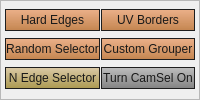
             <widget class="QFrame" name="frame_selectTools">
              <property name="sizePolicy">
               <sizepolicy hsizetype="Preferred" vsizetype="Preferred">
                <horstretch>0</horstretch>
                <verstretch>0</verstretch>
               </sizepolicy>
              </property>
              <property name="minimumSize">
               <size>
                <width>0</width>
                <height>0</height>
               </size>
              </property>
              <property name="maximumSize">
               <size>
                <width>16777215</width>
                <height>16777215</height>
               </size>
              </property>
              <property name="font">
               <font>
                <family>Segoe UI</family>
               </font>
              </property>
              <property name="styleSheet">
               <string notr="true">QPushButton{ 
 border:1px solid rgb(30,30,30);
background-color: qlineargradient(spread:pad, x1:1, y1:1, x2:1, y2:0, stop:0 rgba(189, 118, 57, 225), stop:1 rgba(235, 158, 108, 195));
color:rgb(25,25,25);}
QPushButton:hover{ 
 border:1px solid rgb(30,30,30);
background-color: qlineargradient(spread:pad, x1:1, y1:1, x2:1, y2:0, stop:0 rgba(189, 118, 57, 225), stop:1 rgba(255, 178, 128, 195));
color:rgb(25,25,25);}
QPushButton:pressed{ 
 border:1px solid rgb(30,30,30);
background-color: qlineargradient(spread:pad, x1:1, y1:1, x2:1, y2:0, stop:0 rgba(235, 158, 108, 195), stop:1 rgba( 189, 118, 57, 225));
color:rgb(25,25,25);}</string>
              </property>
              <property name="frameShape">
               <enum>QFrame::StyledPanel</enum>
              </property>
              <property name="frameShadow">
               <enum>QFrame::Raised</enum>
              </property>
              <layout class="QGridLayout" name="gridLayout_2">
               <property name="leftMargin">
                <number>4</number>
               </property>
               <property name="topMargin">
                <number>2</number>
               </property>
               <property name="rightMargin">
                <number>4</number>
               </property>
               <property name="bottomMargin">
                <number>4</number>
               </property>
               <property name="spacing">
                <number>1</number>
               </property>
               <item row="2" column="1">
                <widget class="QPushButton" name="btn_toggleCamSel">
                 <property name="minimumSize">
                  <size>
                   <width>0</width>
                   <height>17</height>
                  </size>
                 </property>
                 <property name="maximumSize">
                  <size>
                   <width>16777215</width>
                   <height>22</height>
                  </size>
                 </property>
                 <property name="font">
                  <font>
                   <family>Segoe UI</family>
                  </font>
                 </property>
                 <property name="cursor">
                  <cursorShape>PointingHandCursor</cursorShape>
                 </property>
                 <property name="statusTip">
                  <string>Toggle camera based selection.</string>
                 </property>
                 <property name="styleSheet">
                  <string notr="true">*.QPushButton{ 
background-color: qlineargradient(spread:pad, x1:1, y1:1, x2:1, y2:0, stop:0 rgba(115, 115, 115, 225), stop:1 rgba(175,175, 175, 195));
border:1px solid rgb(30,30,30);
color: rgb( 25,25,25 );
}
*.QPushButton:hover{ 
background-color: qlineargradient(spread:pad, x1:1, y1:1, x2:1, y2:0, stop:0 rgba(135, 135, 135, 225), stop:1 rgba(195,195, 195, 195));
border:1px solid rgb(30,30,30);
color: rgb( 25,25,25 );
}
*.QPushButton:pressed{ 
background-color: qlineargradient(spread:pad, x1:1, y1:1, x2:1, y2:0, stop:0 rgba(175, 175, 175, 195), stop:1 rgba(115,115, 115, 225));
border:1px solid rgb(30,30,30);
color: rgb( 25,25,25 );
}</string>
                 </property>
                 <property name="text">
                  <string>Turn CamSel On</string>
                 </property>
                </widget>
               </item>
               <item row="2" column="0">
                <widget class="QPushButton" name="btn_NEdgeSelector">
                 <property name="minimumSize">
                  <size>
                   <width>0</width>
                   <height>17</height>
                  </size>
                 </property>
                 <property name="maximumSize">
                  <size>
                   <width>16777215</width>
                   <height>22</height>
                  </size>
                 </property>
                 <property name="font">
                  <font>
                   <family>Segoe UI</family>
                  </font>
                 </property>
                 <property name="cursor">
                  <cursorShape>PointingHandCursor</cursorShape>
                 </property>
                 <property name="statusTip">
                  <string>Select every N edge.</string>
                 </property>
                 <property name="styleSheet">
                  <string notr="true">QPushButton{ 
 border:1px solid rgb(30,30,30);
background-color: qlineargradient(spread:pad, x1:1, y1:1, x2:1, y2:0, stop:0 rgba(165, 145,65, 235), stop:1 rgba(215, 195, 155, 215));
color:rgb(25,25,25);}

QPushButton:hover{ 
 border:1px solid rgb(30,30,30);
background-color: qlineargradient(spread:pad, x1:1, y1:1, x2:1, y2:0, stop:0 rgba(175, 164, 85, 255), stop:1 rgba(225, 215, 175, 195));
color:rgb(25,25,25);}

QPushButton:pressed{ 
 border:1px solid rgb(30,30,30);
background-color: qlineargradient(spread:pad, x1:1, y1:1, x2:1, y2:0, stop:0 rgba(215, 195, 155, 215), stop:1 rgba(165, 145,65, 235));
color:rgb(25,25,25);}</string>
                 </property>
                 <property name="text">
                  <string>N Edge Selector</string>
                 </property>
                </widget>
               </item>
               <item row="1" column="0">
                <widget class="QPushButton" name="btn_randomSelector">
                 <property name="minimumSize">
                  <size>
                   <width>0</width>
                   <height>17</height>
                  </size>
                 </property>
                 <property name="maximumSize">
                  <size>
                   <width>16777215</width>
                   <height>22</height>
                  </size>
                 </property>
                 <property name="font">
                  <font>
                   <family>Segoe UI</family>
                  </font>
                 </property>
                 <property name="cursor">
                  <cursorShape>PointingHandCursor</cursorShape>
                 </property>
                 <property name="statusTip">
                  <string>Random select by ratio.</string>
                 </property>
                 <property name="text">
                  <string>Random Selector</string>
                 </property>
                </widget>
               </item>
               <item row="1" column="1">
                <widget class="QPushButton" name="btn_customGrouper">
                 <property name="minimumSize">
                  <size>
                   <width>0</width>
                   <height>17</height>
                  </size>
                 </property>
                 <property name="maximumSize">
                  <size>
                   <width>16777215</width>
                   <height>22</height>
                  </size>
                 </property>
                 <property name="font">
                  <font>
                   <family>Segoe UI</family>
                  </font>
                 </property>
                 <property name="cursor">
                  <cursorShape>PointingHandCursor</cursorShape>
                 </property>
                 <property name="statusTip">
                  <string>Custom random group.</string>
                 </property>
                 <property name="text">
                  <string>Custom Grouper</string>
                 </property>
                </widget>
               </item>
               <item row="0" column="0">
                <widget class="QPushButton" name="btn_hardEdges">
                 <property name="minimumSize">
                  <size>
                   <width>0</width>
                   <height>17</height>
                  </size>
                 </property>
                 <property name="maximumSize">
                  <size>
                   <width>16777215</width>
                   <height>22</height>
                  </size>
                 </property>
                 <property name="font">
                  <font>
                   <family>Segoe UI</family>
                  </font>
                 </property>
                 <property name="cursor">
                  <cursorShape>PointingHandCursor</cursorShape>
                 </property>
                 <property name="statusTip">
                  <string>Select hard edges.</string>
                 </property>
                 <property name="text">
                  <string>Hard Edges</string>
                 </property>
                </widget>
               </item>
               <item row="0" column="1">
                <widget class="QPushButton" name="btn_UVBorders">
                 <property name="minimumSize">
                  <size>
                   <width>0</width>
                   <height>17</height>
                  </size>
                 </property>
                 <property name="maximumSize">
                  <size>
                   <width>16777215</width>
                   <height>22</height>
                  </size>
                 </property>
                 <property name="font">
                  <font>
                   <family>Segoe UI</family>
                  </font>
                 </property>
                 <property name="cursor">
                  <cursorShape>PointingHandCursor</cursorShape>
                 </property>
                 <property name="statusTip">
                  <string>Select UV borders.</string>
                 </property>
                 <property name="text">
                  <string>UV Borders</string>
                 </property>
                </widget>
               </item>
              </layout>
             </widget>
